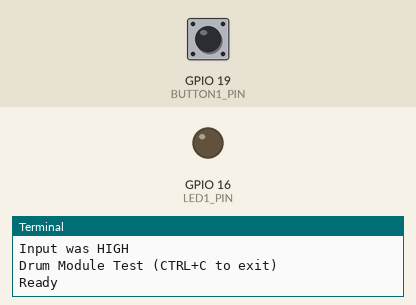
Bench run of a program on a simulated Raspberry Pi (BCM pin numbers). On the bench: output pins drawn as LEDs (lit = HIGH), the last lines printed to the terminal. The inputs (shaded band) are chosen by the test bench; at power-on: GPIO 19 (BUTTON1_PIN) HIGH. Sound played through the audio output is not drawn and takes no time.

Above: at 3.2 s.
3.3 s: GPIO 19 (BUTTON1_PIN) pulled LOW for 0.15 s
At 4.1 s:
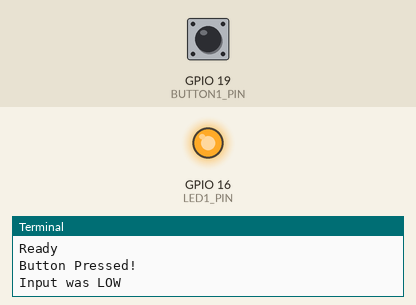
Timing chart, 0 to 6.3 s (numbered marks = the images above; inputs shaded):
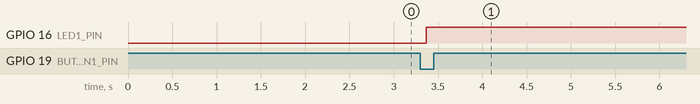

Measured:
- after the input at 3.3 s, GPIO 16 (LED1_PIN): LOW → HIGH after 0.07 s

The program:

drum4.py
```python
#!/usr/bin/python
# coding: utf-8
import RPi.GPIO as GPIO
import time
import os

GPIO.setmode(GPIO.BCM)

BUTTON1_PIN = 19
LED1_PIN = 16
DRUM1_SOUND = "/root/GPIO/DRUM/sounds/drum3.mp3"

GPIO.setup(BUTTON1_PIN, GPIO.IN)
GPIO.setup(LED1_PIN, GPIO.OUT)

if GPIO.input(BUTTON1_PIN):
    print('Input was HIGH')
else:
    print('Input was LOW')

def DRUM1(BUTTON1_PIN):
	print ("Button Pressed!")
	if GPIO.input(BUTTON1_PIN):
    		print('Input was HIGH')
	else:
    		print('Input was LOW')

	GPIO.output(LED1_PIN, False)
	os.system('mpg321 -q ' + DRUM1_SOUND + ' &')
	time.sleep(0.05)
	GPIO.output(LED1_PIN, True)

print "Drum Module Test (CTRL+C to exit)"

time.sleep(2)

print "Ready"

try:
	GPIO.add_event_detect(BUTTON1_PIN, GPIO.FALLING, callback=DRUM1)

	while 1:
		time.sleep(100)

except KeyboardInterrupt:
	print "Quit"
	GPIO.cleanup()
```
